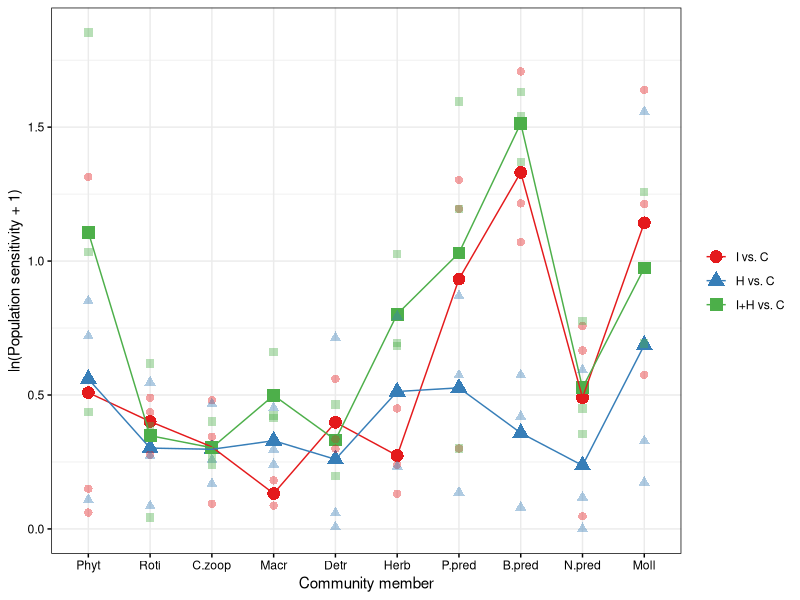
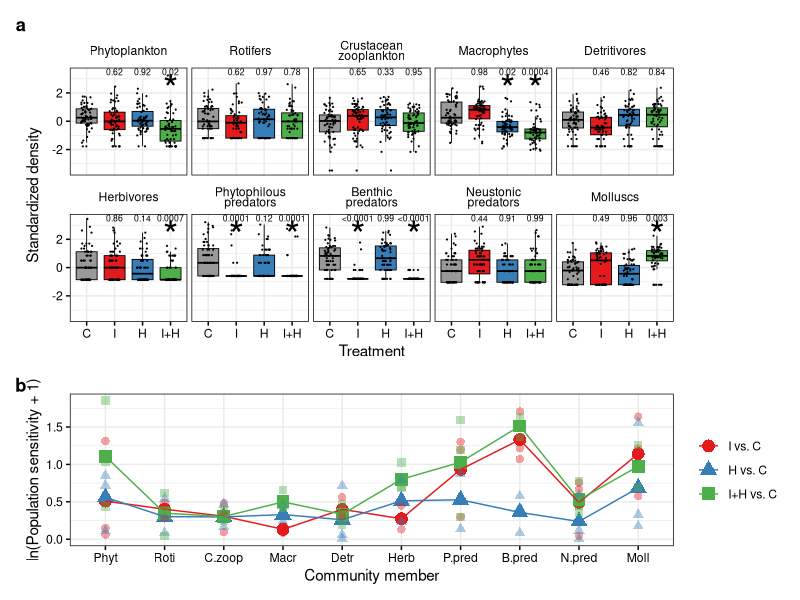
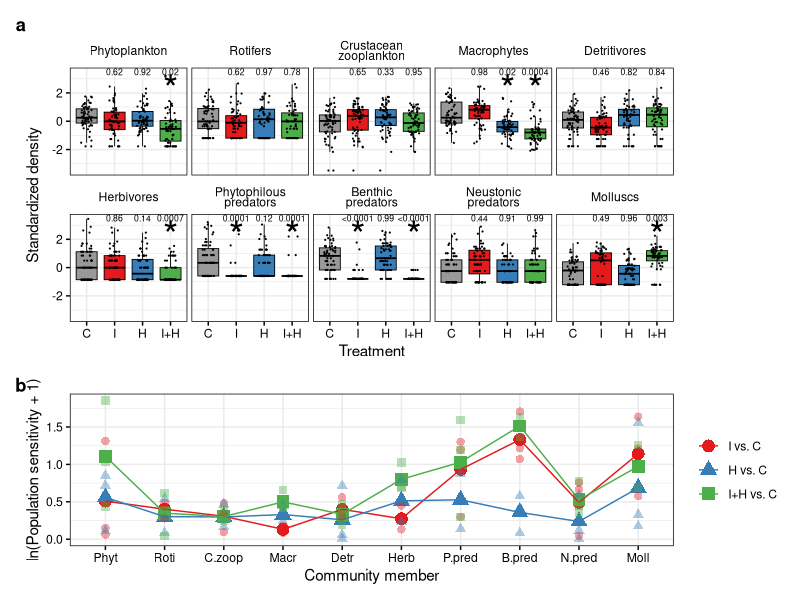

Recreate these plots in R, in order.
## ---- chunk 1
knitr::opts_chunk$set(echo = TRUE)
## ---- chunk 2
sessionInfo() #save session information (R version 3.6.3 (2020))

library(ggplot2); packageVersion("ggplot2") #3.3.2
library(dplyr); packageVersion("dplyr") #1.0.2
library(tidyr); packageVersion("tidyr") #1.1.2
library(patchwork); packageVersion("patchwork") #1.1.1
library(RColorBrewer); packageVersion("RColorBrewer") #1.1.2
library(ggsci); packageVersion("ggsci") #2.9
## ---- chunk 3

# Load standardized time series

all_Ts <- read.csv("./processed_data/all_Ts240123.csv") 

all_Ts <- #add required columns
  all_Ts %>%
  separate(Year_Tank, into=c("Year", "Tank"), sep="_") %>% #year and tank
  mutate(Treatment=substr(Tank, 1, nchar(Tank)-1)) %>% #treatment name
  mutate(Treatment=factor(Treatment, levels=c("Cont", "Fipro", "Pent", "Joint")), #order of treatments
         Tank=factor(Tank, levels=unique(Tank)), #order of tanks
         Recipient=factor(Recipient, levels=c("Phytopla1", "Roti1", "Zoopla1", "Mp1", 
                                              "Det1", "Herb1", "Pred.P1", "Pred.B1", "Pred.S1", "Moll1"))) #order of recipient populations
## ---- chunk 4

# Averaging density over replicates

all_Ts_smrz <- 
  all_Ts %>%
  group_by(Treatment, Recipient, Year) %>%
  summarise(Abundance_m=mean(Abundance, na.rm=TRUE)) #mean raw density


## Show data sheet

head(all_Ts_smrz)

# Calculating log response ratio

Abundance_TrEff_nRR_0.1 <-  # calculate log response ratio following the method from Mratinson and Raupp 2013
  all_Ts_smrz %>%
  ungroup(.) %>%
  spread(value=Abundance_m, key=Treatment) %>%
  mutate(Fipro_Cont=log((Fipro+0.1)/(Cont+0.1)), 
         Pent_Cont=log((Pent+0.1)/(Cont+0.1)),
         Joint_Cont=log((Joint+0.1)/(Cont+0.1))) %>%
  select(-Cont, -Fipro, -Pent, -Joint) %>%
  gather(key=Treatment_Cont, value=Abundance_response_nRR_0.1, -(1:2)) %>%
  mutate(Treatment_Cont=factor(Treatment_Cont, levels=c("Fipro_Cont", "Pent_Cont", "Joint_Cont")))

Abundance_TrEff <- Abundance_TrEff_nRR_0.1
Abundance_TrEff <- filter(Abundance_TrEff, Recipient!="Pred.C1") # omit nektonic predators
Abundance_TrEff$abs_Abundance_response_nRR_0.1 <- abs(Abundance_TrEff$Abundance_response_nRR_0.1) #Absolute values

Abundance_TrEff$Recipient <- factor(Abundance_TrEff$Recipient, 
                                    levels=c("Phytopla1", "Roti1", "Zoopla1", "Mp1", 
                                             "Det1", "Herb1", "Pred.P1", "Pred.B1", "Pred.S1", "Moll1"))

## Show data sheet

head(Abundance_TrEff)

# Visualize sensitivity

smrz_Abundance_TrEff <- 
  Abundance_TrEff %>%
  group_by(Recipient, Treatment_Cont) %>%
  summarise(abs_Abundance_response_nRR_0.1=(exp(mean(log(abs_Abundance_response_nRR_0.1+1)))-1)) %>% #calculating geometric mean
  ungroup(.)

## Split by treatments

theme_custom <- function() {
  theme_bw() + 
    theme(axis.text=element_text(colour="black"), 
          axis.ticks=element_line(colour="black"),
          panel.border=element_rect(fill=NA, 
                                    colour="black"), 
          panel.spacing=unit(3, "pt"),
          strip.text=element_text(colour="black", lineheight=0.7))
}

palSet1 <- brewer.pal(9, "Set1")
reaction.norm <-
  smrz_Abundance_TrEff %>%
  #  mutate(Treatment_Cont=factor(Treatment_Cont, levels=c("Fipro_Cont", "Joint_Cont", "Pent_Cont"))) %>%
  ggplot(aes(x=Recipient, y=log(abs_Abundance_response_nRR_0.1+1))) +
  geom_point(aes(group=Treatment_Cont, color=Treatment_Cont, shape=Treatment_Cont), size=4) +
  geom_line(aes(group=Treatment_Cont, color=Treatment_Cont)) +
  geom_point(Abundance_TrEff, 
             mapping=aes(x=Recipient, y=log(abs_Abundance_response_nRR_0.1+1), 
                         group=Treatment_Cont, 
                         color=Treatment_Cont, 
                         shape=Treatment_Cont), 
             alpha=0.4, size=2.5) +
  scale_color_manual(values=palSet1[c(1, 2, 3)], labels=c("I vs. C", "H vs. C", "I+H vs. C")) + 
  scale_shape_manual(values=c(16, 17, 15), labels=c("I vs. C", "H vs. C", "I+H vs. C")) + 
  scale_x_discrete(name="Community member", labels=c("Phyt", "Roti", "C.zoop", "Macr", "Detr", "Herb", "P.pred", "B.pred", "N.pred", "Moll")) + 
  guides(color=guide_legend(title=NULL), shape=guide_legend(title=NULL)) +
  ylab("ln(Population sensitivity + 1)") + 
  theme_custom()

reaction.norm #Fig. 2b

write.csv(Abundance_TrEff, "./processed_data/Abundance_TrEff.csv", row.names=FALSE) # export sensitivity data
## ---- chunk 5
# Visualize data

labeli <- as_labeller(c(`Phytopla1`="Phytoplankton", #map facet labels
                        `Roti1`="Rotifers",
                        `Zoopla1`="Crustacean\nzooplankton",
                        `Mp1`="Macrophytes",
                        `Det1`="Detritivores",
                        `Herb1`="Herbivores",
                        `Pred.P1`="Phytophilous\npredators",
                        `Pred.B1`="Benthic\npredators",
                        `Pred.S1`="Neustonic\npredators",
                        `Moll1`="Molluscs"))
lab <- data.frame(lab="*", 
                  Recipient=factor(c("Phytopla1", "Mp1", "Mp1", 
                                 "Herb1", "Pred.P1", "Pred.P1", 
                                 "Pred.B1", "Pred.B1", "Moll1"), 
                               levels=c("Phytopla1", "Roti1", "Zoopla1", "Mp1", 
                                        "Det1", "Herb1", "Pred.P1", "Pred.B1", "Pred.S1", "Moll1")))

pval <- data.frame(lab=c("0.62", "0.92", "0.02", 
                         "0.62", "0.97", "0.78", 
                         "0.65", "0.33", "0.95", 
                         "0.98", "0.02", "0.0004", 
                         "0.46", "0.82", "0.84", 
                         "0.86", "0.14", "0.0007", 
                         "0.0001", "0.12", "0.0001", 
                         "<0.0001", "0.99", "<0.0001", 
                         "0.44", "0.91", "0.99", 
                         "0.49", "0.96", "0.003"), 
                  Recipient=factor(rep(c("Phytopla1", "Roti1", "Zoopla1", "Mp1", 
                                     "Det1", "Herb1", "Pred.P1", "Pred.B1", "Pred.S1", "Moll1"), each=3), 
                                   levels=c("Phytopla1", "Roti1", "Zoopla1", "Mp1", 
                                            "Det1", "Herb1", "Pred.P1", "Pred.B1", "Pred.S1", "Moll1")))

palSet1 <- brewer.pal(9, "Set1")


set.seed(1)
density.boxplot_gg <- 
  ggplot(na.omit(filter(all_Ts, Recipient!="Pred.C1")), mapping=aes(x=Treatment, y=scAbundance)) +
  geom_boxplot(mapping=aes(fill=Treatment), outlier.shape=NA, size=0.3, colour="black") + 
  scale_fill_manual(values=palSet1[c(9, 1, 2, 3)]) + 
  geom_jitter(width=0.2, size=0.1) + 
  facet_wrap(~Recipient, nrow=2, labeller=labeli) + 
  scale_x_discrete(labels=c("C", "I", "H", "I+H")) +
  theme_custom() + #theme
  theme(strip.background=element_blank(), legend.position="none") +
  geom_text(data=lab, aes(label=lab), x=c(4, 3, 4, 4, 2, 4, 2, 4, 4), y=2.3, size=10) +
  geom_text(data=pval, aes(label=lab), x=rep(2:4, times=10), y=3.5, size=2.2) +
  labs(y="Standardized density") #軸ラベル
## ---- chunk 6
#windows(8, 7, rescale="fixed")
density.boxplot_gg / reaction.norm + plot_layout(height=c(5, 3)) + plot_annotation(tag_levels="a") & theme(plot.tag=element_text(face="bold"))
ggsave("./figs/fig2.ggplot2.pdf", width=8, height=7, device=cairo_pdf, unit="in")
